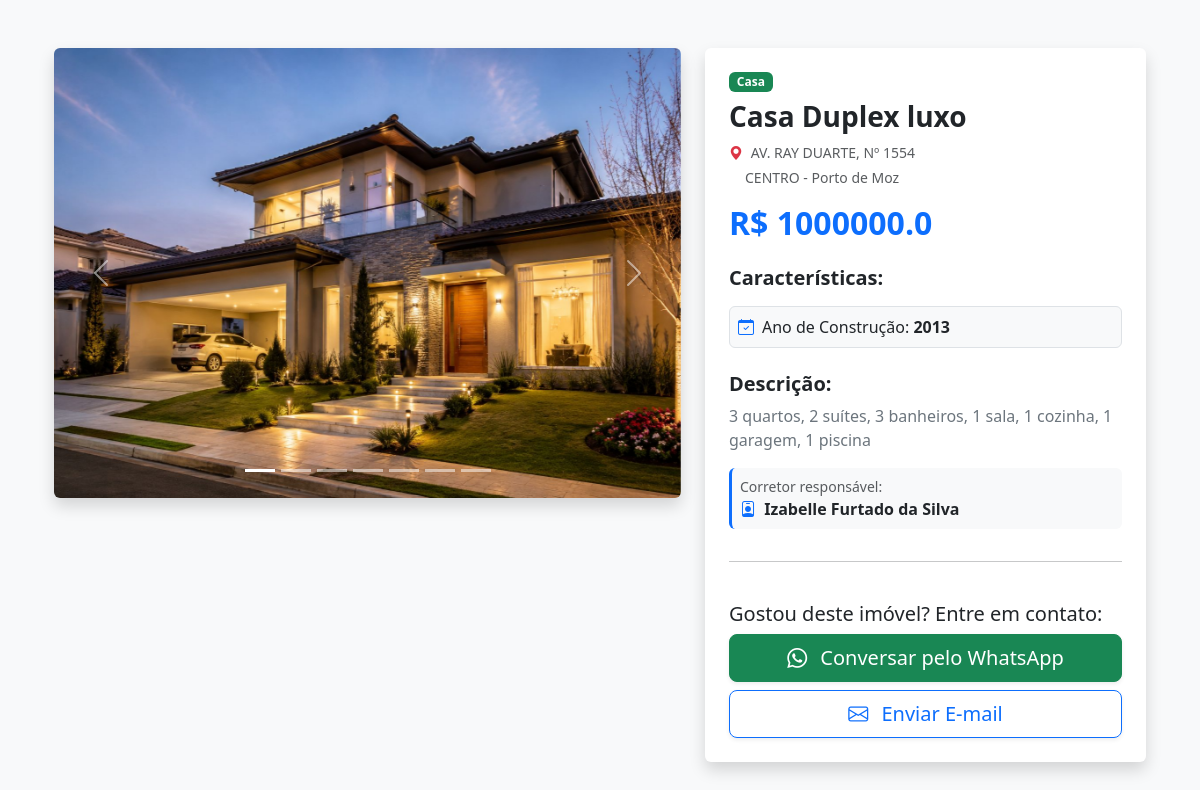
The app's page /vitrine/detalhes_imovel/7/ with its own data.
### vitrine/models.py (models this page shows, shortened)
class ImagemImovel(models.Model):
    imovel = models.ForeignKey(Imovel, on_delete=models.CASCADE, related_name="imagens")
    imagem = models.ImageField(upload_to="media/img")

class Imovel(models.Model):
    corretor = models.ForeignKey(User, on_delete=models.CASCADE, verbose_name="Corretor Responsável")
    titulo = models.CharField(max_length=100)
    descricao = models.TextField()
    tipo_Imovel = models.CharField(max_length=50)
    ano_construcao = models.IntegerField()
    preco = models.FloatField()
    logradouro = models.CharField(max_length=100, verbose_name="Rua/Avenida")
    numero = models.CharField(max_length=10, verbose_name="Número")
    bairro = models.CharField(max_length=100, verbose_name="Bairro")
    cidade = models.CharField(max_length=100, verbose_name="Cidade")
    imagem_principal = models.ImageField(upload_to="media/img")

### vitrine/views.py (the view)
# urls.py: path('/detalhes_imovel/<int:id>/', detalhes_imovel, name='detalhes_imovel'),
def detalhes_imovel(request, id):
    imovel = get_object_or_404(Imovel, id=id)
    fotos_adicionais = imovel.imagens.all()
    dados_para_a_tela = {
        'imovel': imovel,
        'fotos': fotos_adicionais
    }
    return render(request, 'detalhes_imovel.html', dados_para_a_tela)

### template/detalhes_imovel.html (shortened to what this page needs)
{% extends 'base.html' %}
{% load static %}
{%block content%}
<div class="container my-5">
    <div class="row g-4">
        <div class="col-md-7">
            <div id="carrosselImovel" class="carousel slide shadow rounded overflow-hidden" data-bs-ride="carousel">
                {% if fotos %}
                <div class="carousel-indicators">
                    <button type="button" data-bs-target="#carrosselImovel" data-bs-slide-to="0" class="active"
                            aria-current="true" aria-label="Slide 1"></button>
                    {% for foto in fotos %}
                    <button type="button" data-bs-target="#carrosselImovel" data-bs-slide-to="{{ forloop.counter }}"
                            aria-label="Slide {{ forloop.counter|add:1 }}"></button>
                    {% endfor %}
                </div>
                {% endif %}
                <div class="carousel-inner">
                    <div class="carousel-item active">
                        <img src="{{ imovel.imagem_principal.url }}" class="d-block w-100 img-carrossel-detalhe"
                             alt="Imagem Principal">
                    </div>
                </div>
                {% if fotos %}
                <button class="carousel-control-prev" type="button" data-bs-target="#carrosselImovel"
                        data-bs-slide="prev">
                    <span class="carousel-control-prev-icon" aria-hidden="true"></span>
                </button>
                <button class="carousel-control-next" type="button" data-bs-target="#carrosselImovel"
                        data-bs-slide="next">
                    <span class="carousel-control-next-icon" aria-hidden="true"></span>
                </button>
                {% endif %}
            </div>
        </div>
        <div class="col-md-5">
            <div class="card h-100 shadow border-0 p-4">
                <span class="badge bg-success mb-2 align-self-start">{{ imovel.tipo_Imovel }}</span>
                <h1 class="h3 fw-bold text-dark">{{ imovel.titulo }}</h1>
                <p class="text-muted small mb-1">
                    <i class="bi bi-geo-alt-fill me-1 text-danger"></i>
                    {{ imovel.logradouro }}, Nº {{ imovel.numero }}
                </p>
                <p class="text-muted small mb-3 ps-3">
                    {{ imovel.bairro }} - {{ imovel.cidade }}
                </p>
                <h2 class="text-primary fw-bold mb-4">R$ {{ imovel.preco }}</h2>
                <h5 class="fw-bold mb-3">Características:</h5>
                <div class="row g-3 mb-4">
                    <div class="col-12">
                        <div class="p-2 border rounded bg-light">
                            <i class="bi bi-calendar-check me-2 text-primary"></i>Ano de Construção: <strong> {{ imovel.ano_construcao }} </strong>
                        </div>
                    </div>
                </div>
                <h5 class="fw-bold mb-2">Descrição:</h5>
                <p class="text-secondary flex-grow-1">{{ imovel.descricao }}</p>
                {% if user != imovel.corretor %}
                <div class="p-2 rounded bg-light border-start border-primary border-3 mb-3">
                    <small class="text-muted d-block">Corretor responsável:</small>
                    <span class="fw-bold text-dark">
                        <i class="bi bi-person-badge me-1 text-primary"></i>
                        {{ imovel.corretor.first_name|default:imovel.corretor.username }}
                    </span>
                </div>
                {% endif %}
                <hr>
                <div class="mt-auto">
                    {% if user == imovel.corretor %}
                    <div class="d-grid gap-2">
                        <a href="{% url 'editar_imovel' imovel.id %}" class="btn btn-warning fw-bold text-white mb-1">
                            <i class="bi bi-pencil-square me-2"></i>Editar Imóvel
                        </a>
                        <form action="{% url 'excluir_imovel' imovel.id %}" method="POST"
                              onsubmit="return confirm('Tem certeza que deseja excluir este imóvel definitivamente?');">
                            {% csrf_token %}
                            <button type="submit" class="btn btn-danger fw-bold w-100">
                                <i class="bi bi-trash3-fill me-2"></i>Excluir Imóvel
                            </button>
                        </form>
                    </div>
                    {% else %}
                    <div class="mt-4">
                        <h5>Gostou deste imóvel? Entre em contato:</h5>
                        <a href="https://api.whatsapp.com/send?phone=55{{ imovel.corretor.perfil_corretor.telefone }}&text=Olá!%20Gostaria%20de%20saber%20mais%20informações%20sobre%20o%20imóvel%3A%20{{ imovel.titulo }}%20(Código%3A%20{{ imovel.id }})."
                           target="_blank"
                           class="btn btn-success btn-lg w-100 mb-2 shadow-sm">
                            <i class="bi bi-whatsapp me-2"></i> Conversar pelo WhatsApp
                        </a>
                        <a href="mailto:{{ imovel.corretor.email }}?subject=Interesse no Imóvel: {{ imovel.titulo }}"
                           class="btn btn-outline-primary btn-lg w-100 shadow-sm">
                            <i class="bi bi-envelope me-2"></i> Enviar E-mail
                        </a>
                    </div>
                    {% endif %}
                </div>
            </div>
        </div>
    </div>
</div>
{% endblock %}

### static/css/style.css (style rules this page uses)
.img-carrossel-detalhe { height: 450px; object-fit: cover; }

### records on screen
Imovel: imagem_principal (picture), tipo_Imovel "Casa", titulo "Casa Duplex luxo", logradouro "AV. RAY DUARTE", numero "1554", bairro "CENTRO", cidade "Porto de Moz", preco "1000000.0", ano_construcao "2013", descricao "3 quartos, 2 suítes, 3 banheiros, 1 sala, 1 cozinha, 1 garagem, 1 piscina", corretor.first_name "Izabelle Furtado da Silva"
